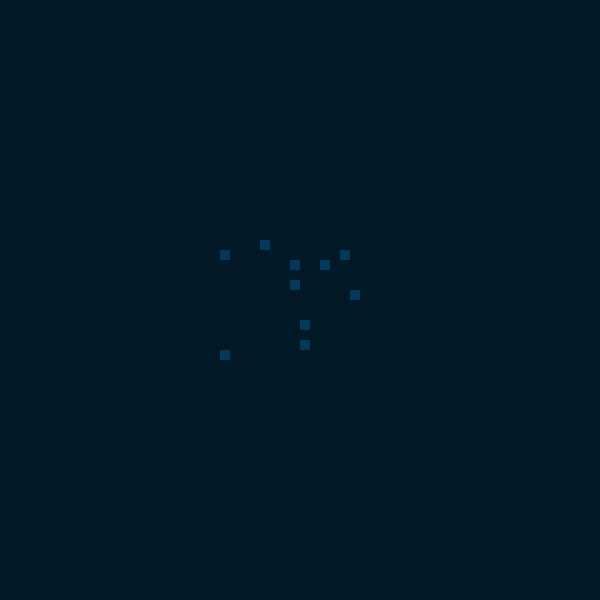
Frame 1 (no input)
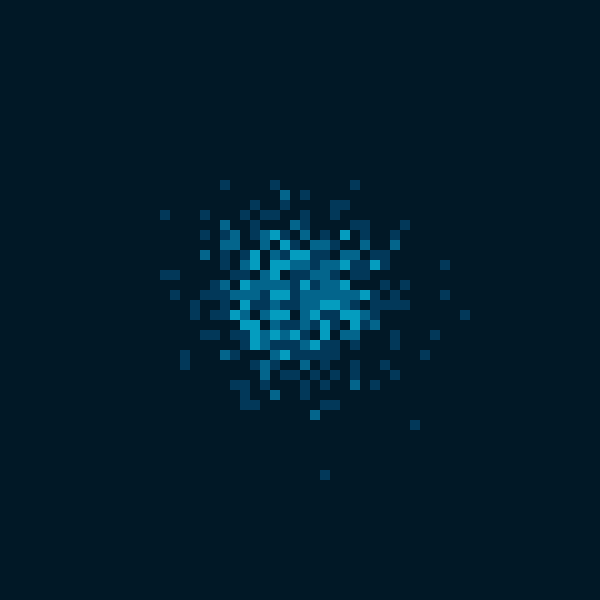
Frame 60 (the mouse pressed at the canvas centre just before this capture)
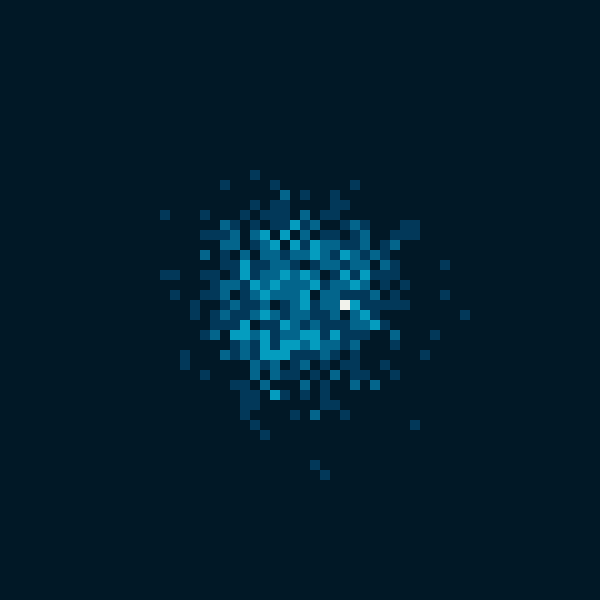
Frame 120 (the mouse held since frame 60 and released just before this capture)

The Processing sketch that drew these frames (run headless with seeded random() and noise(); from frame 60 on, the mouse is pressed at the canvas centre):

// Processing sketch: Main
// ── Main.pde
int size;
int spawnSpeed;
int spread;
IntList nextState;
IntList state;
boolean stable;

void setup(){
    //Test
    size(600, 600);
    frameRate(60);

    size = 10;
    spawnSpeed = 10;
    spread = 5;
    nextState = new IntList();
    state = new IntList();
    stable = true;

    for(int y=0; y<height/size; y++){
        for(int x=0; x<width/size; x++){
            state.append(0);
            nextState.append(0);
        }
    }
}

void draw(){
    if(stable) for(int i=0; i<spawnSpeed; i++) drop();
    propagate();

    update();
    display();
}

void display(){
    for(int y=0; y<height/size; y++){
        for(int x=0; x<width/size; x++){
            noStroke();
            switch(state.get(int(y*width/size + x))){
                case 0:
                    fill(1, 24, 38);
                    break;
                case 1:
                    fill(2, 56, 89);
                    break;
                case 2:
                    fill(3, 101, 140);
                    break;
                case 3:
                    fill(4, 157, 191);
                    break;
                case 4:
                    fill(241, 242, 235);
                    break;
                default:
                    fill(241, 242, 235);
            }
            rect(x*size, y*size, size, size);
        }
    }
}
void drop(){
    int x = int(width/size/2 + randomGaussian() * spread);
    int y = int(height/size/2 + randomGaussian() * spread);
    while(!(0 <= x && x < width/size && 0 <= y && y < height/size)){
        x = (0 <= x && x < width/size) ? x : int(width/size/2 + randomGaussian() * spread);
        y = (0 <= y && y < height/size) ? y : int(height/size/2 + randomGaussian() * spread);
    }
    nextState.set(int(y*width/size + x), state.get(int(y*width/size + x)) + 1);
}
void propagate(){
    stable = true;
    for(int y=0; y<height/size; y++){
        for(int x=0; x<width/size; x++){
            if(state.get(int(y*width/size + x)) >= 4){
                stable = false;
                nextState.set(int(y*width/size + x), 0);
                if(x > 0) nextState.set(int(y*width/size + x-1), state.get(int(y*width/size + x-1)) + 1);
                if(x < width/size - 1) nextState.set(int(y*width/size + x+1), state.get(int(y*width/size + x+1)) + 1);
                if(y > 0) nextState.set(int((y-1)*width/size + x), state.get(int((y-1)*width/size + x)) + 1);
                if(y < height/size - 1) nextState.set(int((y+1)*width/size + x), state.get(int((y+1)*width/size + x)) + 1);
            }
        }
    }
}
void update(){
    for(int i=0; i<nextState.size(); i++){
        state.set(i, nextState.get(i));
    }
}
